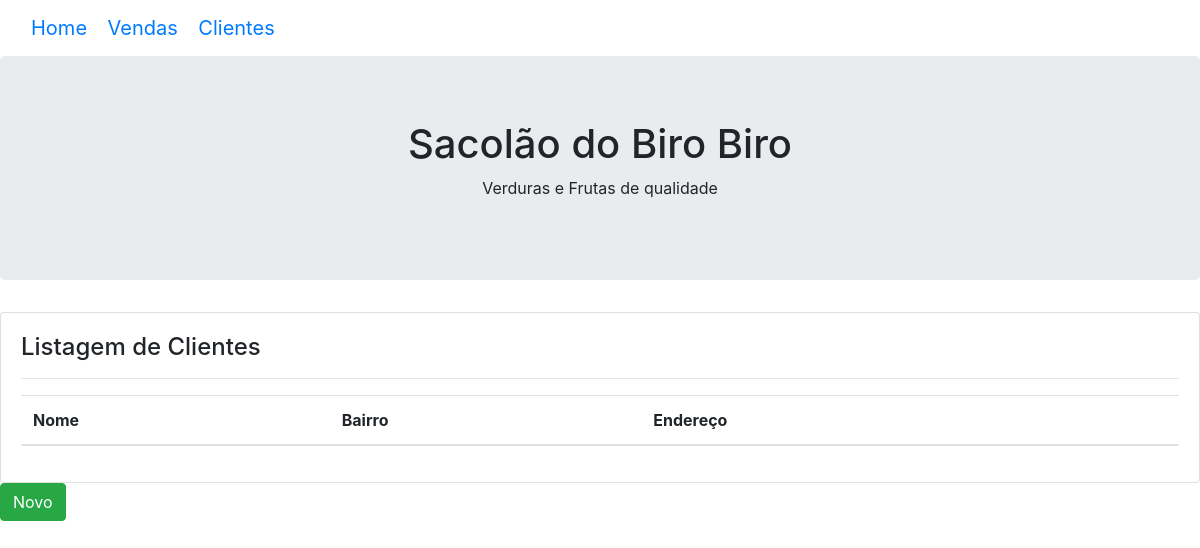
/clientes/, run on an earlier commit of the app's database.
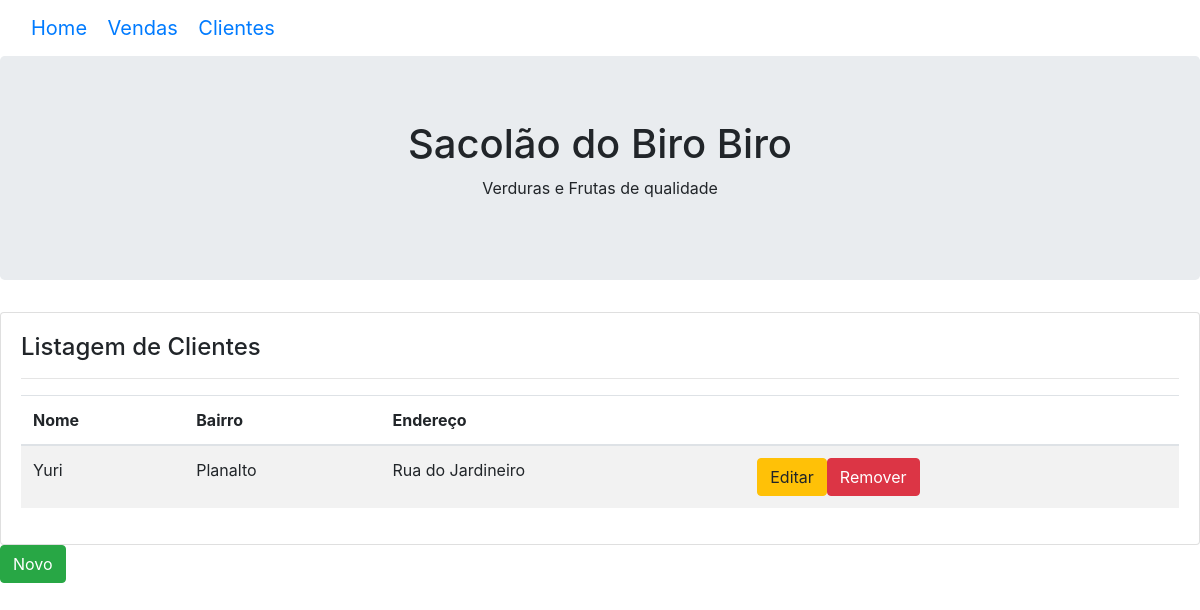
And on a later commit of the database.
### contas/models.py (models this page shows)
class Cliente(models.Model):
    nome = models.CharField(max_length=200)
    bairro = models.CharField(max_length=200)
    endereco = models.CharField(max_length=200)

### contas/views.py (the view)
# urls.py: path('clientes/', listagemC, name='url_clientes'),
def listagemC(request):
    data ={}
    data['clientes'] = Cliente.objects.all()
    return render(request, 'contas/clientes.html', data)

### contas/templates/contas/clientes.html
{% extends 'base.html' %}
{% block content %}
    <div class="card">
        <div class="card-body">
            <h4>Listagem de Clientes</h4>
            <hr>
            <table class="table table-striped">
                <thead>
                    <tr>
                        <th>Nome</th>
                        <th>Bairro</th>
                        <th>Endereço</th>
                        <th></th>
                    </tr>
                </thead>
                <tbody>
                    {% for cliente in clientes %}
                    <tr>
                        <td>{{ cliente.nome }} </td>
                        <td>{{ cliente.bairro }}</td>
                        <td>{{ cliente.endereco}}</td>
                        <td><a class="btn btn-warning" href="{% url 'url_updateC' cliente.id %}">Editar</a><a class="btn btn-danger" href="{% url 'url_deleteC' cliente.id %}">Remover</a></td>
                    </tr>
                    {% endfor %}
                </tbody>
            </table>
        </div>
    </div>
<a class="btn btn-success" href="{% url 'url_addclientes' %}">Novo</a>
{% endblock %}

What changed in the data, as far as the page shows it:
added Cliente: nome "Yuri", bairro "Planalto", endereco "Rua do Jardineiro"
